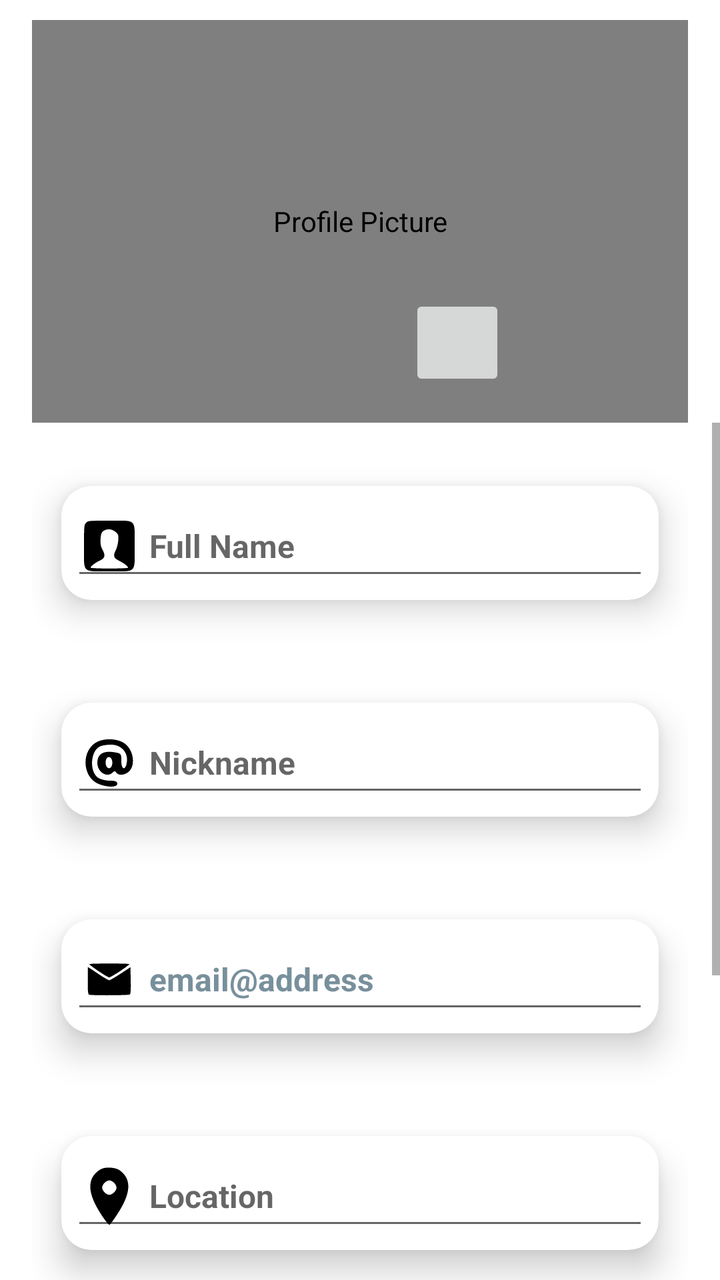
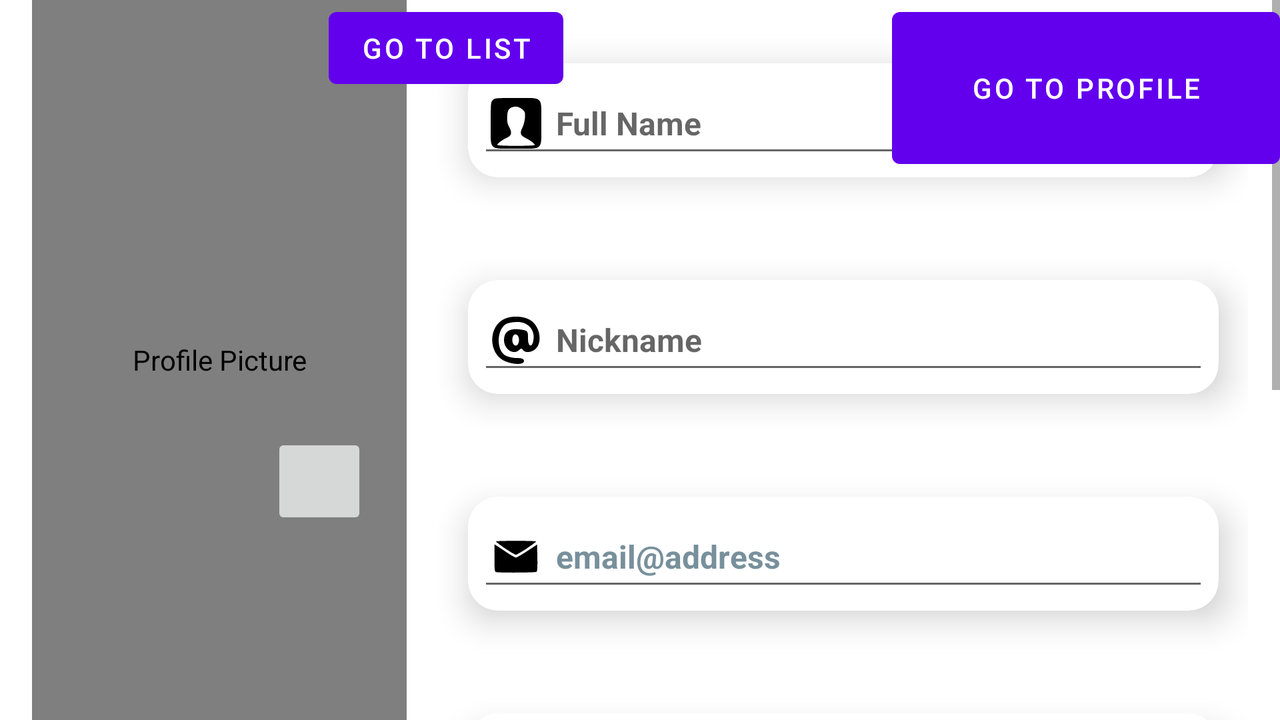

Compare how this app lays out the same screen by default and in its alternative resource folder. The renders come first, then the two layout files and the values they reference.
<!-- AndroidManifest.xml: application theme Theme.Bancempo -->
<!-- res/layout/fragment_edit_profile.xml -->
<?xml version="1.0" encoding="utf-8"?>
<androidx.constraintlayout.widget.ConstraintLayout xmlns:android="http://schemas.android.com/apk/res/android"
    xmlns:app="http://schemas.android.com/apk/res-auto"
    xmlns:tools="http://schemas.android.com/tools"
    android:layout_width="match_parent"
    android:layout_height="match_parent"
    >

    <de.hdodenhof.circleimageview.CircleImageView
        android:id="@+id/profile_pic"
        android:layout_width="match_parent"
        android:layout_height="0dp"
        android:layout_marginTop="10dp"
        android:layout_marginStart="16dp"
        android:layout_marginEnd="16dp"
        android:baselineAlignBottom="true"
        android:contentDescription="@string/profile_pic"
        android:src="@drawable/profile_pic_default"
        app:civ_border_color="#FF000000"
        app:civ_border_width="2dp"
        app:layout_constraintBottom_toTopOf="@+id/guideline3"
        app:layout_constraintTop_toTopOf="@+id/guideline4" />

    <ImageButton
        android:id="@+id/changeImageButton"
        android:layout_width="48dp"
        android:layout_height="48dp"
        android:layout_marginStart="230dp"
        android:layout_marginTop="121dp"
        android:layout_marginEnd="133dp"
        android:contentDescription="@string/select_image_gallery"
        app:layout_constraintBottom_toBottomOf="@+id/profile_pic"
        app:layout_constraintEnd_toEndOf="@+id/profile_pic"
        app:layout_constraintStart_toStartOf="@+id/profile_pic"
        app:layout_constraintTop_toTopOf="@+id/profile_pic"
        app:srcCompat="@drawable/ic_baseline_camera_alt_24" />

    <ScrollView
        android:id="@+id/sv2"
        android:layout_width="match_parent"
        android:layout_height="0dp"
        app:layout_constraintBottom_toBottomOf="parent"
        app:layout_constraintEnd_toEndOf="parent"
        app:layout_constraintHorizontal_bias="0.0"
        app:layout_constraintStart_toStartOf="parent"
        app:layout_constraintTop_toTopOf="@id/guideline3"
        app:layout_constraintVertical_bias="0.76">

        <LinearLayout
            android:id="@+id/v3"
            android:layout_width="match_parent"
            android:layout_height="wrap_content"
            android:layout_marginStart="16dp"
            android:layout_marginEnd="16dp"
            android:orientation="vertical">

            <androidx.cardview.widget.CardView
                android:id="@+id/full_name"
                android:layout_width="match_parent"
                android:layout_height="wrap_content"
                android:layout_marginTop="12dp"
                app:cardCornerRadius="15dp"
                app:cardElevation="10dp"
                app:cardUseCompatPadding="true"
                app:layout_constraintEnd_toEndOf="parent"
                app:layout_constraintStart_toStartOf="parent">

                <EditText
                    android:id="@+id/editTextFullName"
                    android:layout_width="match_parent"
                    android:layout_height="wrap_content"
                    android:layout_margin="5dp"
                    android:autofillHints=""
                    android:drawablePadding="5dp"
                    android:drawableStart="@drawable/profile_edit"
                    android:hint="@string/full_name"
                    android:inputType="textPersonName"
                    android:textColor="#F8554A4A"
                    android:textSize="16sp"
                    android:textStyle="bold|normal"
                    app:drawableLeftCompat="@drawable/ic_icons8_nome_64" />

            </androidx.cardview.widget.CardView>

            <androidx.cardview.widget.CardView
                android:id="@+id/cardViewNickname"
                android:layout_width="match_parent"
                android:layout_height="wrap_content"
                android:layout_marginTop="12dp"
                app:cardCornerRadius="15dp"
                app:cardElevation="10dp"
                app:cardUseCompatPadding="true"
                app:layout_constraintEnd_toEndOf="parent"
                app:layout_constraintStart_toStartOf="parent">

                <EditText
                    android:id="@+id/editTextNickname"
                    android:layout_width="match_parent"
                    android:layout_height="wrap_content"
                    android:layout_margin="5dp"
                    android:drawablePadding="5dp"
                    android:autofillHints=""
                    android:drawableStart="@drawable/nickname_edit"
                    android:hint="@string/nickname"
                    android:inputType="textNoSuggestions"
                    android:textColor="#F8554A4A"
                    android:textSize="16sp"
                    android:textStyle="bold|normal"
                    app:drawableLeftCompat="@drawable/ic_icons8_posta_elettronica_30" />

            </androidx.cardview.widget.CardView>

            <androidx.cardview.widget.CardView
                android:id="@+id/cardViewEmail"
                android:layout_width="match_parent"
                android:layout_height="wrap_content"
                android:layout_marginTop="12dp"
                app:cardCornerRadius="15dp"
                app:cardElevation="10dp"
                app:cardUseCompatPadding="true"
                app:layout_constraintEnd_toEndOf="parent"
                app:layout_constraintStart_toStartOf="parent">

                <EditText
                    android:id="@+id/editTextEmail"
                    android:layout_width="match_parent"
                    android:layout_height="wrap_content"
                    android:layout_margin="5dp"
                    android:autofillHints=""
                    android:drawableStart="@drawable/email_edit"
                    android:drawablePadding="5dp"
                    android:hint="@string/email"
                    android:inputType="textWebEmailAddress"
                    android:textColor="#F8554A4A"
                    android:textColorHint="#78909C"
                    android:textSize="16sp"
                    android:textStyle="bold|normal"
                    app:drawableLeftCompat="@drawable/ic_icons8_email_64" />

            </androidx.cardview.widget.CardView>

            <androidx.cardview.widget.CardView
                android:id="@+id/cardViewAddress"
                android:layout_width="match_parent"
                android:layout_height="wrap_content"
                android:layout_marginTop="12dp"
                app:cardCornerRadius="15dp"
                app:cardElevation="10dp"
                app:cardUseCompatPadding="true"
                app:layout_constraintEnd_toEndOf="parent"
                app:layout_constraintStart_toStartOf="parent">

                <EditText
                    android:id="@+id/editTextLocation"
                    android:layout_width="match_parent"
                    android:layout_height="wrap_content"
                    android:layout_margin="5dp"
                    android:drawablePadding="5dp"
                    android:autofillHints=""
                    android:drawableStart="@drawable/location_edit"
                    android:hint="@string/location"
                    android:inputType="textPostalAddress"
                    android:textColor="#F8554A4A"
                    android:textSize="16sp"
                    android:textStyle="bold|normal"
                    app:drawableLeftCompat="@drawable/ic_icons8_segnaposto_50" />

            </androidx.cardview.widget.CardView>

            <androidx.cardview.widget.CardView
                android:id="@+id/cardViewDescription"
                android:layout_width="match_parent"
                android:layout_height="wrap_content"
                android:layout_marginTop="12dp"
                app:cardCornerRadius="15dp"
                app:cardElevation="10dp"
                app:cardUseCompatPadding="true"
                app:layout_constraintEnd_toEndOf="parent"
                app:layout_constraintStart_toStartOf="parent">

                <EditText
                    android:id="@+id/editTextDescription"
                    android:layout_width="match_parent"
                    android:layout_height="wrap_content"
                    android:layout_margin="5dp"
                    android:drawablePadding="5dp"
                    android:autofillHints=""
                    android:drawableStart="@drawable/description_edit"
                    android:hint="@string/description"
                    android:inputType="textNoSuggestions|textMultiLine"
                    android:textColor="#F8554A4A"
                    android:textSize="16sp"
                    android:textStyle="bold|normal"
                    app:drawableLeftCompat="@drawable/ic_icons8_documento_50" />

            </androidx.cardview.widget.CardView>

            <androidx.cardview.widget.CardView
                android:id="@+id/cardViewSkills"
                android:layout_width="match_parent"
                android:layout_height="wrap_content"
                android:layout_marginTop="12dp"
                android:layout_marginBottom="12dp"
                app:cardCornerRadius="15dp"
                app:cardElevation="10dp"
                app:cardUseCompatPadding="true"
                app:layout_constraintEnd_toEndOf="parent"
                app:layout_constraintStart_toStartOf="parent">

                <EditText
                    android:id="@+id/editTextSkills"
                    android:layout_width="wrap_content"
                    android:layout_height="wrap_content"
                    android:layout_margin="5dp"
                    android:drawablePadding="5dp"
                    android:autofillHints=""
                    android:drawableStart="@drawable/skills_edit"
                    android:hint="@string/insert_skill"
                    android:inputType="textAutoCorrect"
                    android:textColor="#F8554A4A"
                    android:textSize="16sp"
                    android:textStyle="bold|normal"
                    app:drawableLeftCompat="@drawable/ic_icons8_skills_24" />

                <ImageButton
                    android:id="@+id/addChipButton"
                    android:layout_width="wrap_content"
                    android:layout_height="wrap_content"
                    android:layout_gravity="end"
                    android:layout_marginTop="10dp"
                    android:backgroundTint="#FFFFFF"
                    android:contentDescription="@string/insert_skill"
                    android:minWidth="48dp"
                    android:minHeight="48dp"
                    app:srcCompat="@drawable/ic_icons8_ok"
                    tools:ignore="DuplicateSpeakableTextCheck,DuplicateSpeakableTextCheck" />

            </androidx.cardview.widget.CardView>

            <com.google.android.material.chip.ChipGroup
                android:id="@+id/chipGroup"
                android:layout_width="match_parent"
                android:layout_height="wrap_content"
                android:layout_marginStart="25dp" />

        </LinearLayout>
    </ScrollView>

    <androidx.constraintlayout.widget.Guideline
        android:id="@+id/guideline3"
        android:layout_width="wrap_content"
        android:layout_height="wrap_content"
        android:orientation="horizontal"
        app:layout_constraintGuide_percent="0.33" />

    <androidx.constraintlayout.widget.Guideline
        android:id="@+id/guideline4"
        android:layout_width="wrap_content"
        android:layout_height="wrap_content"
        android:orientation="horizontal"
        app:layout_constraintGuide_begin="0dp" />





</androidx.constraintlayout.widget.ConstraintLayout>
<!-- resources referenced by this layout -->
<resources>
  <!-- drawable description_edit (drawable) -->
  <vector android:height="30dp" android:viewportHeight="50"
      android:viewportWidth="50" android:width="30dp" xmlns:android="http://schemas.android.com/apk/res/android">
      <path android:fillColor="#000000"
          android:pathData="M7,25l0,23 18,-0 18,-0 0,-16.8 0,-16.8 -6.3,-6.2 -6.3,-6.2 -11.7,-0 -11.7,-0 0,23zM35.5,10l4.9,5 -5.2,-0 -5.2,-0 0,-5c0,-2.8 0.1,-5 0.3,-5 0.1,-0 2.5,2.2 5.2,5zM35,23c0,0.6 -4,1 -10,1 -6,-0 -10,-0.4 -10,-1 0,-0.6 4,-1 10,-1 6,-0 10,0.4 10,1zM31,29c0,0.6 -3.3,1 -8,1 -4.7,-0 -8,-0.4 -8,-1 0,-0.6 3.3,-1 8,-1 4.7,-0 8,0.4 8,1zM35,35c0,0.6 -4,1 -10,1 -6,-0 -10,-0.4 -10,-1 0,-0.6 4,-1 10,-1 6,-0 10,0.4 10,1z" android:strokeColor="#00000000"/>
  </vector>
  <!-- drawable email_edit (drawable) -->
  <vector android:height="30dp" android:viewportHeight="64"
      android:viewportWidth="64" android:width="30dp" xmlns:android="http://schemas.android.com/apk/res/android">
      <path android:fillColor="#000000"
          android:pathData="M10.7,15.7c-0.9,0.8 19.3,14.3 21.3,14.3 2.1,-0.1 22.2,-13.5 21.4,-14.3 -0.9,-0.9 -41.9,-0.9 -42.7,-0z" android:strokeColor="#00000000"/>
      <path android:fillColor="#000000"
          android:pathData="M9,33.3c0,12.3 0.2,14.6 1.6,15.1 2.4,0.9 41.7,0.7 43.2,-0.2 0.9,-0.7 1.2,-4.4 1,-15l-0.3,-14.1 -10.5,6.9c-5.8,3.8 -11.2,6.9 -12,7 -0.8,-0 -5.1,-2.4 -9.5,-5.3 -4.4,-3 -9.2,-6.2 -10.7,-7.1l-2.8,-1.8 0,14.5z" android:strokeColor="#00000000"/>
  </vector>
  <!-- drawable ic_icons8_segnaposto_50 (drawable) -->
  <vector android:height="24dp" android:viewportHeight="50"
      android:viewportWidth="50" android:width="24dp" xmlns:android="http://schemas.android.com/apk/res/android">
      <path android:fillColor="#000000"
          android:pathData="M18.5,2.4c-1.7,0.7 -4.3,2.8 -5.8,4.5 -5,6 -4.8,14.4 0.8,25.4 3.4,6.8 10.3,16.7 11.6,16.7 0.4,-0 3.2,-3.7 6.2,-8.3 11.8,-17.8 12.6,-29.5 2.5,-37 -3.3,-2.5 -11.3,-3.2 -15.3,-1.3zM29,14c1.1,1.1 2,2.9 2,4 0,2.6 -3.4,6 -6,6 -2.6,-0 -6,-3.4 -6,-6 0,-1.1 0.9,-2.9 2,-4 1.1,-1.1 2.9,-2 4,-2 1.1,-0 2.9,0.9 4,2z" android:strokeColor="#00000000"/>
  </vector>
  <!-- drawable location_edit (drawable) -->
  <vector android:height="30dp" android:viewportHeight="50"
      android:viewportWidth="50" android:width="30dp" xmlns:android="http://schemas.android.com/apk/res/android">
      <path android:fillColor="#000000"
          android:pathData="M18.5,2.4c-1.7,0.7 -4.3,2.8 -5.8,4.5 -5,6 -4.8,14.4 0.8,25.4 3.4,6.8 10.3,16.7 11.6,16.7 0.4,-0 3.2,-3.7 6.2,-8.3 11.8,-17.8 12.6,-29.5 2.5,-37 -3.3,-2.5 -11.3,-3.2 -15.3,-1.3zM29,14c1.1,1.1 2,2.9 2,4 0,2.6 -3.4,6 -6,6 -2.6,-0 -6,-3.4 -6,-6 0,-1.1 0.9,-2.9 2,-4 1.1,-1.1 2.9,-2 4,-2 1.1,-0 2.9,0.9 4,2z" android:strokeColor="#00000000"/>
  </vector>
  <string name="description">Description</string>
  <string name="email">email@address</string>
  <string name="full_name">Full Name</string>
  <string name="insert_skill">Insert skill</string>
  <string name="location">Location</string>
  <string name="nickname">Nickname</string>
  <string name="profile_pic">Profile Picture</string>
  <string name="select_image_gallery">Select from Gallery</string>
  <style name="Theme.Bancempo" parent="Theme.MaterialComponents.DayNight.DarkActionBar">
          
          <item name="colorPrimary">@color/purple_500</item>
          <item name="colorPrimaryVariant">@color/purple_700</item>
          <item name="colorOnPrimary">@color/white</item>
          
          <item name="colorSecondary">@color/teal_200</item>
          <item name="colorSecondaryVariant">@color/teal_700</item>
          <item name="colorOnSecondary">@color/black</item>
          
          <item name="android:statusBarColor" tools:targetApi="l">?attr/colorPrimaryVariant</item>
          
      </style>
  <color name="purple_500">#FF6200EE</color>
  <color name="purple_700">#FF3700B3</color>
  <color name="white">#FFFFFFFF</color>
  <color name="teal_200">#FF03DAC5</color>
  <color name="teal_700">#FF018786</color>
  <color name="black">#FF000000</color>
</resources>
<!-- res/layout-land/fragment_edit_profile.xml (the repository's variant of the layout above) -->
<!-- drawn on the phone turned sideways -->
<?xml version="1.0" encoding="utf-8"?>
<androidx.constraintlayout.widget.ConstraintLayout
    xmlns:android="http://schemas.android.com/apk/res/android"
    xmlns:app="http://schemas.android.com/apk/res-auto"
    xmlns:tools="http://schemas.android.com/tools"
    android:layout_width="match_parent"
    android:layout_height="match_parent"
    >

    <de.hdodenhof.circleimageview.CircleImageView
        android:id="@+id/profile_pic"
        android:layout_width="0dp"
        android:layout_height="0dp"
        android:layout_marginStart="16dp"
        android:layout_marginEnd="8dp"
        android:baselineAlignBottom="true"
        android:contentDescription="@string/profile_pic"
        android:src="@drawable/profile_pic_default"
        app:civ_border_color="#FF000000"
        app:civ_border_width="2dp"
        app:layout_constraintEnd_toStartOf="@id/guideline3"
        app:layout_constraintStart_toStartOf="parent"
        app:layout_constraintTop_toTopOf="parent"
        app:layout_constraintBottom_toBottomOf="parent"/>

    <ImageButton
        android:id="@+id/changeImageButton"
        android:layout_width="48dp"
        android:layout_height="48dp"
        android:layout_marginStart="100dp"
        android:layout_marginTop="121dp"
        android:contentDescription="@string/select_image_gallery"
        app:layout_constraintBottom_toBottomOf="@+id/profile_pic"
        app:layout_constraintEnd_toEndOf="@+id/profile_pic"
        app:layout_constraintStart_toStartOf="@+id/profile_pic"
        app:layout_constraintTop_toTopOf="@+id/profile_pic"
        app:srcCompat="@drawable/ic_baseline_camera_alt_24" />

    <ScrollView
        android:id="@+id/sv"
        android:layout_width="0dp"
        android:layout_height="match_parent"
        app:layout_constraintBottom_toBottomOf="parent"
        app:layout_constraintEnd_toEndOf="parent"
        app:layout_constraintHorizontal_bias="0.0"
        app:layout_constraintStart_toStartOf="@id/guideline3"
        app:layout_constraintVertical_bias="0.76">

        <LinearLayout
            android:id="@+id/v2"
            android:layout_width="match_parent"
            android:layout_height="wrap_content"
            android:layout_marginStart="8dp"
            android:layout_marginEnd="16dp"
            android:orientation="vertical">

            <androidx.cardview.widget.CardView
                android:id="@+id/full_name"
                android:layout_width="match_parent"
                android:layout_height="wrap_content"
                android:layout_marginTop="12dp"
                app:cardCornerRadius="15dp"
                app:cardElevation="10dp"
                app:cardUseCompatPadding="true"
                app:layout_constraintEnd_toEndOf="parent"
                app:layout_constraintStart_toStartOf="parent">


                <EditText
                    android:id="@+id/editTextFullName"
                    android:layout_width="match_parent"
                    android:layout_height="wrap_content"
                    android:layout_margin="5dp"
                    android:drawablePadding="5dp"
                    android:autofillHints=""
                    android:drawableStart="@drawable/profile_edit"
                    android:hint="@string/full_name"
                    android:inputType="textPersonName"
                    android:textColor="#F8554A4A"
                    android:textSize="16sp"
                    android:textStyle="bold|normal"
                    app:drawableLeftCompat="@drawable/ic_icons8_nome_64" />

            </androidx.cardview.widget.CardView>

            <androidx.cardview.widget.CardView
                android:id="@+id/cardViewNickname"
                android:layout_width="match_parent"
                android:layout_height="wrap_content"
                android:layout_marginTop="12dp"
                app:cardCornerRadius="15dp"
                app:cardElevation="10dp"
                app:cardUseCompatPadding="true"
                app:layout_constraintEnd_toEndOf="parent"
                app:layout_constraintStart_toStartOf="parent">

                <EditText
                    android:id="@+id/editTextNickname"
                    android:layout_width="match_parent"
                    android:layout_height="wrap_content"
                    android:layout_margin="5dp"
                    android:drawablePadding="5dp"
                    android:autofillHints=""
                    android:drawableStart="@drawable/nickname_edit"
                    android:hint="@string/nickname"
                    android:inputType="textNoSuggestions"
                    android:textColor="#F8554A4A"
                    android:textSize="16sp"
                    android:textStyle="bold|normal"
                    app:drawableLeftCompat="@drawable/ic_icons8_posta_elettronica_30" />

            </androidx.cardview.widget.CardView>

            <androidx.cardview.widget.CardView
                android:id="@+id/cardViewEmail"
                android:layout_width="match_parent"
                android:layout_height="wrap_content"
                android:layout_marginTop="12dp"
                app:cardCornerRadius="15dp"
                app:cardElevation="10dp"
                app:cardUseCompatPadding="true"
                app:layout_constraintEnd_toEndOf="parent"
                app:layout_constraintStart_toStartOf="parent">

                <EditText
                    android:id="@+id/editTextEmail"
                    android:layout_width="match_parent"
                    android:layout_height="wrap_content"
                    android:layout_margin="5dp"
                    android:autofillHints=""
                    android:drawableStart="@drawable/email_edit"
                    android:drawablePadding="5dp"
                    android:hint="@string/email"
                    android:inputType="textWebEmailAddress"
                    android:textColor="#F8554A4A"
                    android:textColorHint="#78909C"
                    android:textSize="16sp"
                    android:textStyle="bold|normal"
                    app:drawableLeftCompat="@drawable/ic_icons8_email_64" />

            </androidx.cardview.widget.CardView>

            <androidx.cardview.widget.CardView
                android:id="@+id/cardViewAddress"
                android:layout_width="match_parent"
                android:layout_height="wrap_content"
                android:layout_marginTop="12dp"
                app:cardCornerRadius="15dp"
                app:cardElevation="10dp"
                app:cardUseCompatPadding="true"
                app:layout_constraintEnd_toEndOf="parent"
                app:layout_constraintStart_toStartOf="parent">

                <EditText
                    android:id="@+id/editTextLocation"
                    android:layout_width="match_parent"
                    android:layout_height="wrap_content"
                    android:layout_margin="5dp"
                    android:drawablePadding="5dp"
                    android:autofillHints=""
                    android:drawableStart="@drawable/location_edit"
                    android:hint="@string/location"
                    android:inputType="textPostalAddress"
                    android:textColor="#F8554A4A"
                    android:textSize="16sp"
                    android:textStyle="bold|normal"
                    app:drawableLeftCompat="@drawable/ic_icons8_segnaposto_50" />

            </androidx.cardview.widget.CardView>

            <androidx.cardview.widget.CardView
                android:id="@+id/cardViewDescription"
                android:layout_width="match_parent"
                android:layout_height="wrap_content"
                android:layout_marginTop="12dp"
                app:cardCornerRadius="15dp"
                app:cardElevation="10dp"
                app:cardUseCompatPadding="true"
                app:layout_constraintEnd_toEndOf="parent"
                app:layout_constraintStart_toStartOf="parent">

                <EditText
                    android:id="@+id/editTextDescription"
                    android:layout_width="match_parent"
                    android:layout_height="wrap_content"
                    android:layout_margin="5dp"
                    android:autofillHints=""
                    android:drawableStart="@drawable/description_edit"
                    android:hint="@string/description"
                    android:inputType="textNoSuggestions|textMultiLine"
                    android:textColor="#F8554A4A"
                    android:textSize="16sp"
                    android:textStyle="bold|normal"
                    app:drawableLeftCompat="@drawable/ic_icons8_documento_50" />

            </androidx.cardview.widget.CardView>

            <androidx.cardview.widget.CardView
                android:id="@+id/cardViewSkills"
                android:layout_width="match_parent"
                android:layout_height="wrap_content"
                android:layout_marginTop="12dp"
                android:layout_marginBottom="12dp"
                app:cardCornerRadius="15dp"
                app:cardElevation="10dp"
                app:cardUseCompatPadding="true"
                app:layout_constraintEnd_toEndOf="parent"
                app:layout_constraintStart_toStartOf="parent">

                <EditText
                    android:id="@+id/editTextSkills"
                    android:layout_width="wrap_content"
                    android:layout_height="wrap_content"
                    android:layout_margin="5dp"
                    android:autofillHints=""
                    android:drawableStart="@drawable/skills_edit"
                    android:drawablePadding="5dp"
                    android:hint="@string/insert_skill"
                    android:inputType="textAutoCorrect"
                    android:textColor="#F8554A4A"
                    android:textSize="16sp"
                    android:textStyle="bold|normal"
                    app:drawableLeftCompat="@drawable/ic_icons8_skills_24"
                    tools:ignore="DuplicateSpeakableTextCheck" />

                <ImageButton
                    android:id="@+id/addChipButton"
                    android:layout_width="wrap_content"
                    android:layout_height="wrap_content"
                    android:layout_gravity="end"
                    android:layout_marginTop="10dp"
                    android:backgroundTint="#FFFFFF"
                    android:contentDescription="@string/insert_skill"
                    android:minWidth="48dp"
                    android:minHeight="48dp"
                    app:srcCompat="@drawable/ic_icons8_ok" />

            </androidx.cardview.widget.CardView>

            <com.google.android.material.chip.ChipGroup
                android:id="@+id/chipGroup"
                android:layout_width="match_parent"
                android:layout_height="wrap_content"
                android:layout_marginStart="25dp" />

        </LinearLayout>
    </ScrollView>

    <androidx.constraintlayout.widget.Guideline
        android:id="@+id/guideline3"
        android:layout_width="wrap_content"
        android:layout_height="wrap_content"
        android:orientation="vertical"
        app:layout_constraintGuide_percent="0.33" />

    <androidx.constraintlayout.widget.Guideline
        android:id="@+id/guideline4"
        android:layout_width="wrap_content"
        android:layout_height="wrap_content"
        android:orientation="vertical"
        app:layout_constraintGuide_begin="0dp" />

    <Button
        android:id="@+id/buttonProfile"
        android:layout_width="194dp"
        android:layout_height="88dp"
        android:text="go to profile"
        app:layout_constraintEnd_toEndOf="parent"
        app:layout_constraintHorizontal_bias="1.0"
        app:layout_constraintStart_toEndOf="@+id/buttonList"
        app:layout_constraintStart_toStartOf="parent"
        app:layout_constraintTop_toTopOf="parent" />

    <Button
        android:id="@+id/buttonList"
        android:layout_width="wrap_content"
        android:layout_height="wrap_content"
        android:text="go to list"
        app:layout_constraintEnd_toStartOf="@+id/buttonProfile"
        app:layout_constraintHorizontal_bias="0.5"
        app:layout_constraintStart_toStartOf="parent"
        app:layout_constraintTop_toTopOf="parent" />


</androidx.constraintlayout.widget.ConstraintLayout>
